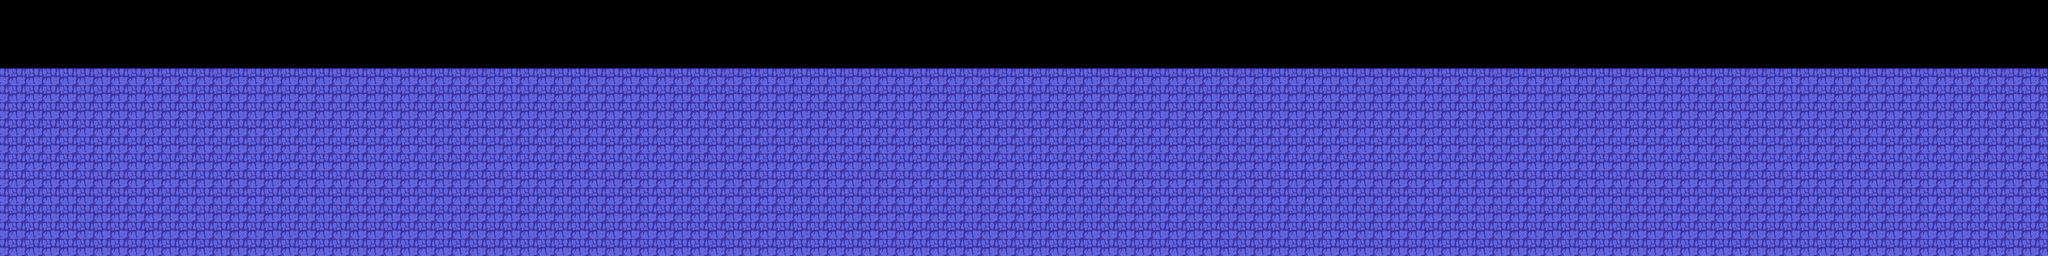

The image is a tile-based game level rendered from a .tmx file. Its description and source (layers, tilesets, objects; grid data summarised) follow:
An orthogonal 120x15 tile map with 32x32 px tiles, 1 tile layer (Tile Layer 1) and 2 objects (Character, Block).

<map version="1.0" tiledversion="1.0.3" orientation="orthogonal" renderorder="right-down" width="120" height="15" tilewidth="32" tileheight="32" nextobjectid="6">
 <tileset firstgid="1" source="sprites.tsx" />
 <layer name="Tile Layer 1" width="120" height="15">
  <data>[1800 cells, 1320 non-empty, 1 distinct tile ids]</data>
 </layer>
 <objectgroup name="Object Layer 1">
  <object id="3" name="Character" type="Character" gid="17" x="445.496" y="129.092" width="32" height="32" />
  <object id="5" name="Block" type="Block" gid="1" x="513.258" y="127.79" width="32" height="32" />
 </objectgroup>
</map>
